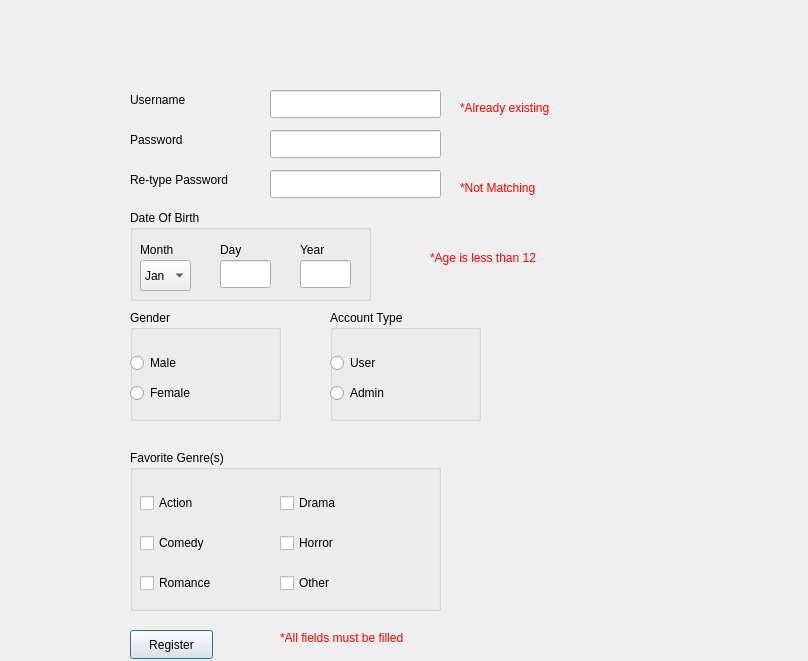
<?xml version="1.0" encoding="UTF-8"?>
<ui version="4.0">
 <class>RegisterWindow</class>
 <widget class="QDialog" name="RegisterWindow">
  <property name="geometry">
   <rect>
    <x>0</x>
    <y>0</y>
    <width>808</width>
    <height>661</height>
   </rect>
  </property>
  <property name="windowTitle">
   <string>Dialog</string>
  </property>
  <widget class="QLabel" name="usernamelabel2">
   <property name="geometry">
    <rect>
     <x>130</x>
     <y>90</y>
     <width>71</width>
     <height>20</height>
    </rect>
   </property>
   <property name="text">
    <string>Username</string>
   </property>
  </widget>
  <widget class="QLabel" name="passwordlabel2">
   <property name="geometry">
    <rect>
     <x>130</x>
     <y>130</y>
     <width>63</width>
     <height>20</height>
    </rect>
   </property>
   <property name="text">
    <string>Password</string>
   </property>
  </widget>
  <widget class="QLabel" name="repasslabel">
   <property name="geometry">
    <rect>
     <x>130</x>
     <y>170</y>
     <width>121</width>
     <height>20</height>
    </rect>
   </property>
   <property name="text">
    <string>Re-type Password</string>
   </property>
  </widget>
  <widget class="QLineEdit" name="usernameEdit2">
   <property name="geometry">
    <rect>
     <x>270</x>
     <y>90</y>
     <width>171</width>
     <height>28</height>
    </rect>
   </property>
  </widget>
  <widget class="QLineEdit" name="passwordEdit2">
   <property name="geometry">
    <rect>
     <x>270</x>
     <y>130</y>
     <width>171</width>
     <height>28</height>
    </rect>
   </property>
  </widget>
  <widget class="QLineEdit" name="repassEdit">
   <property name="geometry">
    <rect>
     <x>270</x>
     <y>170</y>
     <width>171</width>
     <height>28</height>
    </rect>
   </property>
  </widget>
  <widget class="QGroupBox" name="GendergroupBox">
   <property name="geometry">
    <rect>
     <x>130</x>
     <y>310</y>
     <width>151</width>
     <height>111</height>
    </rect>
   </property>
   <property name="title">
    <string>Gender</string>
   </property>
   <widget class="QRadioButton" name="MaleradioButton">
    <property name="geometry">
     <rect>
      <x>0</x>
      <y>40</y>
      <width>61</width>
      <height>26</height>
     </rect>
    </property>
    <property name="text">
     <string>Male</string>
    </property>
   </widget>
   <widget class="QRadioButton" name="FemaleradioButton">
    <property name="geometry">
     <rect>
      <x>0</x>
      <y>70</y>
      <width>81</width>
      <height>26</height>
     </rect>
    </property>
    <property name="text">
     <string>Female</string>
    </property>
   </widget>
  </widget>
  <widget class="QGroupBox" name="DOBgroupBox">
   <property name="geometry">
    <rect>
     <x>130</x>
     <y>210</y>
     <width>241</width>
     <height>91</height>
    </rect>
   </property>
   <property name="title">
    <string>Date Of Birth</string>
   </property>
   <widget class="QComboBox" name="MonthcomboBox">
    <property name="geometry">
     <rect>
      <x>10</x>
      <y>50</y>
      <width>51</width>
      <height>31</height>
     </rect>
    </property>
    <item>
     <property name="text">
      <string>Jan</string>
     </property>
    </item>
    <item>
     <property name="text">
      <string>Feb</string>
     </property>
    </item>
    <item>
     <property name="text">
      <string>Mar</string>
     </property>
    </item>
    <item>
     <property name="text">
      <string>Apr</string>
     </property>
    </item>
    <item>
     <property name="text">
      <string>May</string>
     </property>
    </item>
    <item>
     <property name="text">
      <string>June</string>
     </property>
    </item>
    <item>
     <property name="text">
      <string>July</string>
     </property>
    </item>
    <item>
     <property name="text">
      <string>Aug</string>
     </property>
    </item>
    <item>
     <property name="text">
      <string>Sep</string>
     </property>
    </item>
    <item>
     <property name="text">
      <string>Oct</string>
     </property>
    </item>
    <item>
     <property name="text">
      <string>Nov</string>
     </property>
    </item>
    <item>
     <property name="text">
      <string>Dec</string>
     </property>
    </item>
   </widget>
   <widget class="QLabel" name="label">
    <property name="geometry">
     <rect>
      <x>10</x>
      <y>30</y>
      <width>63</width>
      <height>20</height>
     </rect>
    </property>
    <property name="text">
     <string>Month</string>
    </property>
   </widget>
   <widget class="QLabel" name="label_2">
    <property name="geometry">
     <rect>
      <x>90</x>
      <y>30</y>
      <width>41</width>
      <height>20</height>
     </rect>
    </property>
    <property name="text">
     <string>Day</string>
    </property>
   </widget>
   <widget class="QLabel" name="label_3">
    <property name="geometry">
     <rect>
      <x>170</x>
      <y>30</y>
      <width>41</width>
      <height>20</height>
     </rect>
    </property>
    <property name="text">
     <string>Year</string>
    </property>
   </widget>
   <widget class="QLineEdit" name="YearlineEdit">
    <property name="geometry">
     <rect>
      <x>170</x>
      <y>50</y>
      <width>51</width>
      <height>28</height>
     </rect>
    </property>
    <property name="text">
     <string/>
    </property>
   </widget>
   <widget class="QLineEdit" name="DaylineEdit">
    <property name="geometry">
     <rect>
      <x>90</x>
      <y>50</y>
      <width>51</width>
      <height>28</height>
     </rect>
    </property>
    <property name="text">
     <string/>
    </property>
   </widget>
  </widget>
  <widget class="QGroupBox" name="AccountTypegroupBox">
   <property name="geometry">
    <rect>
     <x>330</x>
     <y>310</y>
     <width>151</width>
     <height>111</height>
    </rect>
   </property>
   <property name="title">
    <string>Account Type</string>
   </property>
   <widget class="QRadioButton" name="UserradioButton">
    <property name="geometry">
     <rect>
      <x>0</x>
      <y>40</y>
      <width>61</width>
      <height>26</height>
     </rect>
    </property>
    <property name="text">
     <string>User</string>
    </property>
   </widget>
   <widget class="QRadioButton" name="AdminradioButton">
    <property name="geometry">
     <rect>
      <x>0</x>
      <y>70</y>
      <width>81</width>
      <height>26</height>
     </rect>
    </property>
    <property name="text">
     <string>Admin</string>
    </property>
   </widget>
  </widget>
  <widget class="QGroupBox" name="FGgroupBox">
   <property name="geometry">
    <rect>
     <x>130</x>
     <y>450</y>
     <width>311</width>
     <height>161</height>
    </rect>
   </property>
   <property name="title">
    <string>Favorite Genre(s)</string>
   </property>
   <widget class="QCheckBox" name="ActioncheckBox">
    <property name="geometry">
     <rect>
      <x>10</x>
      <y>40</y>
      <width>93</width>
      <height>26</height>
     </rect>
    </property>
    <property name="text">
     <string>Action</string>
    </property>
   </widget>
   <widget class="QCheckBox" name="ComedycheckBox">
    <property name="geometry">
     <rect>
      <x>10</x>
      <y>80</y>
      <width>93</width>
      <height>26</height>
     </rect>
    </property>
    <property name="text">
     <string>Comedy</string>
    </property>
   </widget>
   <widget class="QCheckBox" name="RomancecheckBox">
    <property name="geometry">
     <rect>
      <x>10</x>
      <y>120</y>
      <width>93</width>
      <height>26</height>
     </rect>
    </property>
    <property name="text">
     <string>Romance</string>
    </property>
   </widget>
   <widget class="QCheckBox" name="DramacheckBox">
    <property name="geometry">
     <rect>
      <x>150</x>
      <y>40</y>
      <width>93</width>
      <height>26</height>
     </rect>
    </property>
    <property name="text">
     <string>Drama</string>
    </property>
   </widget>
   <widget class="QCheckBox" name="HorrorcheckBox">
    <property name="geometry">
     <rect>
      <x>150</x>
      <y>80</y>
      <width>93</width>
      <height>26</height>
     </rect>
    </property>
    <property name="text">
     <string>Horror</string>
    </property>
   </widget>
   <widget class="QCheckBox" name="OthercheckBox">
    <property name="geometry">
     <rect>
      <x>150</x>
      <y>120</y>
      <width>93</width>
      <height>26</height>
     </rect>
    </property>
    <property name="text">
     <string>Other</string>
    </property>
   </widget>
  </widget>
  <widget class="QPushButton" name="RegisterpushButton2">
   <property name="geometry">
    <rect>
     <x>130</x>
     <y>630</y>
     <width>83</width>
     <height>29</height>
    </rect>
   </property>
   <property name="text">
    <string>Register</string>
   </property>
  </widget>
  <widget class="QLabel" name="errorUsername">
   <property name="geometry">
    <rect>
     <x>460</x>
     <y>100</y>
     <width>131</width>
     <height>16</height>
    </rect>
   </property>
   <property name="text">
    <string>&lt;html&gt;&lt;head/&gt;&lt;body&gt;&lt;p&gt;&lt;span style=&quot; color:#ff0000;&quot;&gt;*Already existing&lt;/span&gt;&lt;/p&gt;&lt;/body&gt;&lt;/html&gt;</string>
   </property>
  </widget>
  <widget class="QLabel" name="errorRepass">
   <property name="geometry">
    <rect>
     <x>460</x>
     <y>180</y>
     <width>121</width>
     <height>16</height>
    </rect>
   </property>
   <property name="text">
    <string>&lt;html&gt;&lt;head/&gt;&lt;body&gt;&lt;p&gt;&lt;span style=&quot; color:#ff0000;&quot;&gt;*Not Matching&lt;/span&gt;&lt;/p&gt;&lt;/body&gt;&lt;/html&gt;</string>
   </property>
  </widget>
  <widget class="QLabel" name="errorAge">
   <property name="geometry">
    <rect>
     <x>430</x>
     <y>250</y>
     <width>121</width>
     <height>16</height>
    </rect>
   </property>
   <property name="text">
    <string>&lt;html&gt;&lt;head/&gt;&lt;body&gt;&lt;p&gt;&lt;span style=&quot; color:#ff0000;&quot;&gt;*Age is less than 12&lt;/span&gt;&lt;/p&gt;&lt;/body&gt;&lt;/html&gt;</string>
   </property>
  </widget>
  <widget class="QLabel" name="errorFields">
   <property name="geometry">
    <rect>
     <x>280</x>
     <y>630</y>
     <width>151</width>
     <height>16</height>
    </rect>
   </property>
   <property name="text">
    <string>&lt;html&gt;&lt;head/&gt;&lt;body&gt;&lt;p&gt;&lt;span style=&quot; color:#ff0000;&quot;&gt;*All fields must be filled&lt;/span&gt;&lt;/p&gt;&lt;/body&gt;&lt;/html&gt;</string>
   </property>
  </widget>
 </widget>
 <resources/>
 <connections/>
</ui>
